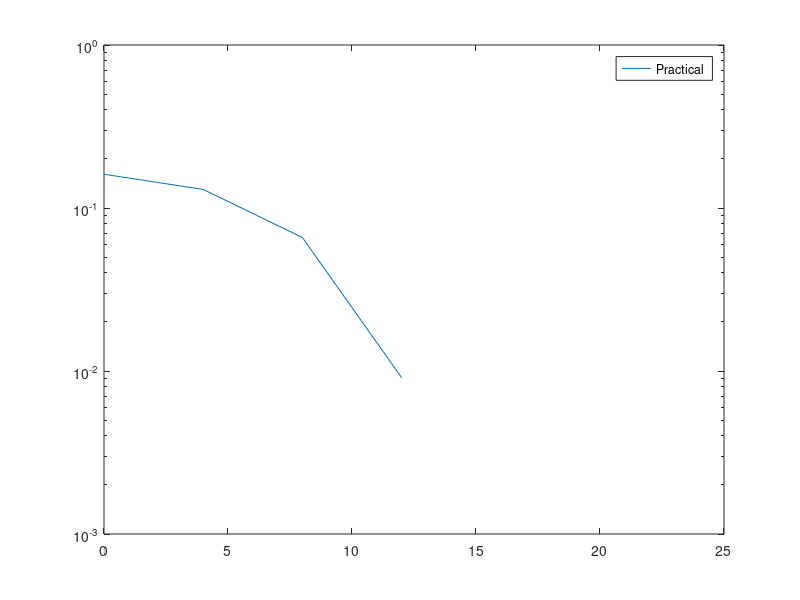

Write MATLAB code to recreate this figure.
clc;
clear all;
close all;
N = 10000;
x = randi([0,1],1,N);
qpsk = zeros(1,N/2);
k=1;
for i=1:2:N
    if x(i)==0 && x(i+1)==0
        qpsk(k)=1+1j;
    elseif x(i)==0 && x(i+1)==1
        qpsk(k)=-1+1j;
    elseif x(i)==1 && x(i+1)==0
        qpsk(k)=-1-1j;
    else
        qpsk(k)=1-1j;
    end
    k=k+1;
end

cnoise = randn(1,N/2) + 1j*randn(1,N/2);
h = randn(1,N/2) + 1j*randn(1,N/2);


perror = zeros(1,7);
snrd = zeros(1,7);
a=0;
for r=2:7
    a = a + 4;
    snrd(r) = a;
end
snrl = zeros(1,7);
for r=1:7
    snrl(r) = 10^(snrd(r)/10);
    sigma = sqrt(10.^(-snrl(r)/10));
    y = h.*qpsk + sigma*cnoise;
    y = y./h;
    qpsk1 = zeros(1,N);
    k=1;
    for n=1:1:N/2
        if(real(y(n))>0 && imag(y(n))>0)
            qpsk1(k) = 0;
            qpsk1(k+1) = 0;
        elseif(real(y(n))<0 && imag(y(n))>0)
            qpsk1(k) = 0;
            qpsk1(k+1) = 1;
        elseif(real(y(n))<0 && imag(y(n))<0)
            qpsk1(k) = 1;
            qpsk1(k+1) = 0;
        else
            qpsk1(k) = 1;
            qpsk1(k+1) = 1;
        end
        k=k+2;
    end
    perror(r) = mean(abs(x-qpsk1));  
end
figure;
semilogy(snrd,perror);
legend('Practical');